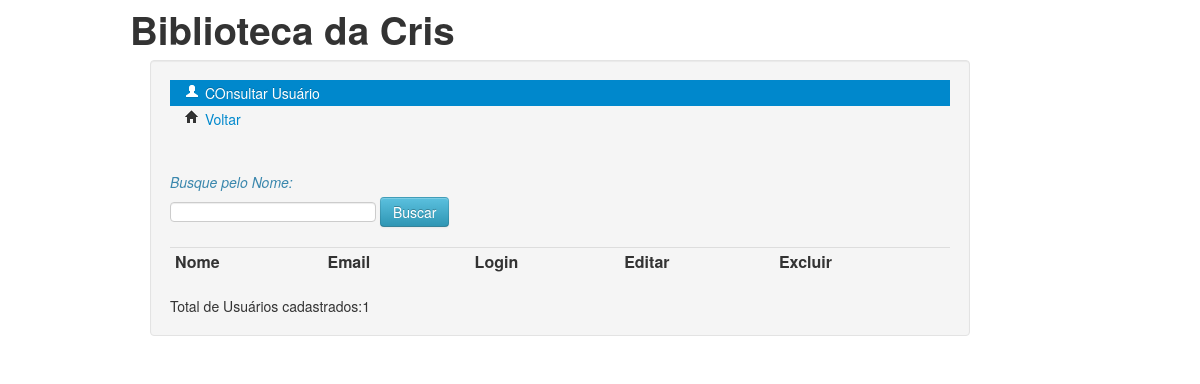
/Admin/consultarUsuario.php?valoruser=Cristiana Ma (signed in), run on an earlier commit of the app's database.
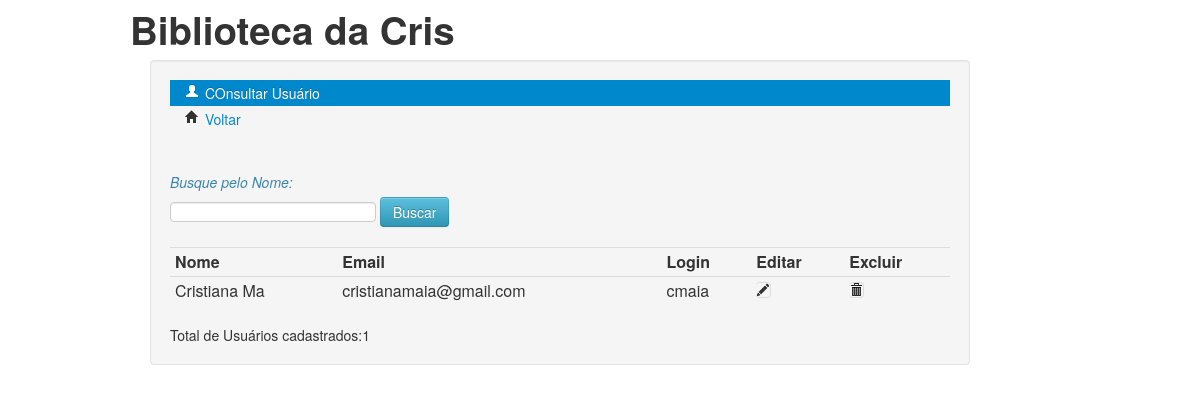
And on a later commit of the database.
### tables this page shows
CREATE TABLE "usuario" (
	"id"	INTEGER PRIMARY KEY AUTOINCREMENT,
	"nome"	TEXT,
	"email"	TEXT,
	"login"	TEXT,
	"senha"	TEXT
);

### Admin/consultarUsuario.php (the view, shortened to what this page needs)
<html>
    <head>
        <link rel="stylesheet" href="/bootstrap/css/bootstrap.css"/>
    </head>
    <body>
        <div class="container">
            <h1>Biblioteca da Cris</h1>
            <div class="well span10">
            <ul class="nav nav-list">
                  <li class="active"><a href="#"><i class="icon-user icon-white"></i> COnsultar Usuário</a></li>
                  <li><a href="/"><i class="icon-home"></i> Voltar</a></li>
            </ul>
            <br>
            <form action="consultarUsuario.php" method="get" class="form-inline">
                <br>
                <label>
                   <p class="text-info"><i>Busque pelo Nome:</i></p>
                   <input type="text" name="valoruser">
                </label>
                <input type="submit" value="Buscar" class="btn btn-info">
            </form>
            <?php
                    if(isset($_GET["valoruser"])){
                        $valoruser=$_GET["valoruser"];
                        include_once '../conexao.php';
          $sql="select * from usuario where nome like :nome order by nome";
        $sth = $con->prepare($sql);
       $total= $sth->execute([
            ':nome' => '%'.$valoruser.'%',
        ]);
        if ($total){
                    ?>
          <table class="table table-condensed" style="text-align: center">
                        <tr>
                    <th>Nome</th>
                    <th>Email</th>
                    <th>Login</th>
                    <th>Editar</th>
                    <th>Excluir</th>
                    </tr>
            <?php
                        while ($row =$sth->fetch()) {
                            ?>
            <tr>
            <td><?php echo $row["nome"]?></td>
            <td><?php echo $row["email"] ?></td>
            <td><?php echo $row["login"]?></td>
            <td><a href="editarUsuario.php?cod=<?php echo $row["id"]?>"><i class="icon-pencil table-bordered"></i></a></td>
            <td><a href="#" onclick="excluirUsuario(<?php echo $row["id"]; ?>)"><i class="icon-trash table-bordered"></i></a></td>
           </tr>
           <?php
                        }
                        echo "</table>";
                        echo "Total de Usuários cadastrados:".$total;
                    }
                    else {
                                echo "Nenhum Usuário encontrado. ";
                          }
                }
                ?>
        <br>
        </div>
 </div>
    </body>
</html>

What changed in the data, as far as the page shows it:
now on this page (row edited): usuario: nome "Cristiana Ma", email "cristianamaia@gmail.com", login "cmaia"
